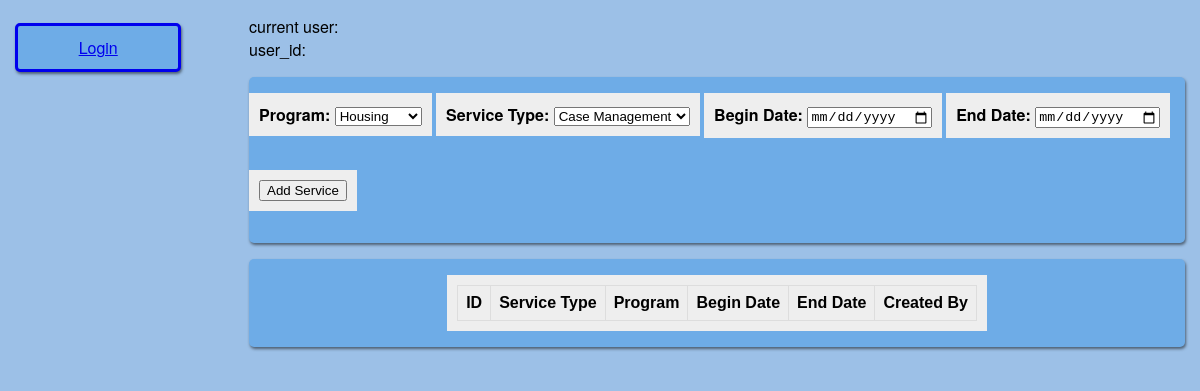
The app's page /add_Service_5, older data.
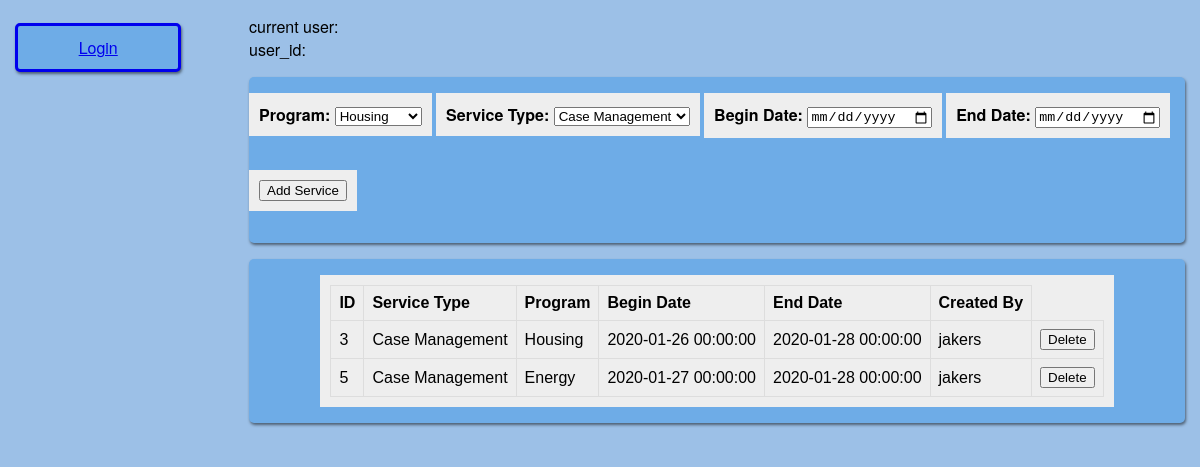
The same page, newer data.
### app/models.py (models this page shows, shortened)
class Service(db.Model):
	id = db.Column(db.Integer, primary_key = True)
	service_type_id = db.Column(db.Integer, db.ForeignKey('service_type.id'))
	client_id = db.Column(db.Integer, db.ForeignKey('client.id'))
	program_id = db.Column(db.Integer, db.ForeignKey('program.id'))
	created_by = db.Column(db.Integer, db.ForeignKey('user.id'))
	created_date = db.Column(db.DateTime, index = True, default = datetime.utcnow)
	begin_date = db.Column(db.DateTime)
	end_date = db.Column(db.DateTime)
	program = db.relationship('Program', uselist = False)
	user = db.relationship('User', uselist = False)
	service_type = db.relationship('ServiceType', uselist = False)
	client = db.relationship('Client', uselist = False)

class ServiceType(db.Model):
	id = db.Column(db.Integer, primary_key = True)
	name = db.Column(db.String(50))

class Program(db.Model):
	id = db.Column(db.Integer, primary_key = True)
	name = db.Column(db.String(20))

class User(UserMixin, db.Model):
	id = db.Column(db.Integer, primary_key = True)
	username = db.Column(db.String(64), index = True, unique = True)
	email = db.Column(db.String(120), index = True, unique = True)
	password_hash = db.Column(db.String(128))

### app/routes.py (the view)
@app.route('/add_<record_type>', methods = ['GET','POST'])
def add_record(record_type):
	record_class = globals()[record_type]
	record_form = globals()['Create'+record_type]
	instance = record_form()
	records = record_class.query.all()
	if instance.validate_on_submit():
		instance.execute_transaction()
		return redirect(url_for('add_record', record_type = record_type))
	return render_template('add_record.html', title = instance.form_title, form = instance, data = records)

### app/forms.py
class CreateService(FlaskForm):
	form_title = 'Create Program'
	program_choices = [(p.id, p.name) for p in Program.query.all()]
	ServiceType_choices = [(st.id, st.name) for st in ServiceType.query.all()]
	program = SelectField('Program', choices = program_choices, coerce = int)
	service_type = SelectField('Service Type', choices = ServiceType_choices, coerce = int)
	begin_date = DateField('Begin Date', format='%Y-%m-%d')
	end_date = DateField('End Date', format='%Y-%m-%d')
	submit = SubmitField('Add Service')

### app/routes.py (called while the page is built, shortened)
@app.route('/add_Service_<clientid>', methods = ['GET','POST'])
def add_service(clientid):
	services = Service.query.filter(Service.client_id == clientid).all()
	form = CreateService()
	return render_template('add_service.html', title = 'Add Service', form = form, data = services)

### app/templates/add_service.html (shortened to what this page needs)
{% extends "base.html" %}
{% block content %}
    <div class="addRecord">
        <form action="" method="post">
            {% for field in form %}
                {% if field.type != 'CSRFTokenField' %}
                <div class="formElement">
                	{% if field.type == 'SubmitField' %}
	                	<center>{{ field() }}</center>
                	{% else %}
	                    <strong>{{ field.label() }}:</strong>
	                    {{ field() }} <br>
                    {% endif %}
                </div>
                {% endif %}
            {% endfor %}
        </form>
    </div>
    <div class="showRecord">
        <div class="formElement">
            <table>
                <tr>
                    <th>ID</th>
                    <th>Service Type</th>
                    <th>Program</th>
                    <th>Begin Date</th>
                    <th>End Date</th>
                    <th>Created By</th>
                </tr>
                {% for d in data %}
                <tr>
                    <td>{{ d.id }}</td>
                    <td>{{ d.service_type.name }}</td>
                    <td>{{ d.program.name }}</td>
                    <td>{{ d.begin_date }}</td>
                    <td>{{ d.end_date }}</td>
                    <td>{{ d.user.username }}</td>
                    <td><button type="button">Delete</button></td>
                </tr>
                {% endfor %}
            </table>
        </div>
    </div>
{% endblock %}

### app/templates/base.html (shortened to what this page needs)
<html>
    <head>
      <link rel="stylesheet" href="{{ url_for('static', filename = 'styles/main.css') }}">
    </head>
    <body>
        <div class="row">
          <div class="leftColumn">
            {% if current_user.is_anonymous %}
            <a class="header_button" href="{{ url_for('login') }}">Login</a>
            {% endif %}
          </div>
          <div class="rightColumn">
            current user: {{ current_user.username }} <br>
            user_id: {{ current_user.id }} <br>
            {% block content %}{% endblock %}
          </div>
        </div>
    </body>
</html>

### app/static/styles/main.css (style rules this page uses)
body { margin: 0; padding: 0; font-family: "Helvetica Neue", Helvetica, Arial, sans-serif; color: #000000; padding: 15px; background: #9cc0e7; }
table { font-family: arial, sans-serif; border-collapse: collapse; }
td { border: 1px solid #dddddd; text-align: left; padding: 8px; }
th { border: 1px solid #dddddd; background-color: #EEEEEE; text-align: left; padding: 8px; }
.row:after { content: ""; display: table; clear: both; }
.formElement { padding: 10px 10px; background: #EEEEEE; margin: 1em 0; display: inline-block; }
.addRecord { float: center; display: flex; flex-wrap: wrap; align-content: space-around; justify-content: space-evenly; background: #6EACE7; margin: 1em 0; box-shadow: 1px 2px 3px rgba(0,0,0,.5); border-radius: 5px; }
.showRecord { float: center; display: flex; flex-wrap: wrap; align-content: space-around; justify-content: space-evenly; background: #6EACE7; margin: 1em 0; box-shadow: 1px 2px 3px rgba(0,0,0,.5); border-radius: 5px; }
.leftColumn { float: left; width: 15%; display: flex; flex-wrap: wrap; align-content: space-around }
.rightColumn { float: right; width: 80%; }
.header_button { border: solid; padding: 10px 10px; text-align: center; background-color: #6EACE7; width: 80%; float: left; margin: .5em 0; box-shadow: 1px 2px 3px rgba(0,0,0,.5); border-radius: 5px; }

Row changes from the older to the newer data that the page shows:
added Service: id "3", service_type.name "Case Management", program.name "Housing", begin_date "2020-01-26 00:00:00", end_date "2020-01-28 00:00:00", user.username "jakers"
added Service: id "5", service_type.name "Case Management", program.name "Energy", begin_date "2020-01-27 00:00:00", end_date "2020-01-28 00:00:00", user.username "jakers"
